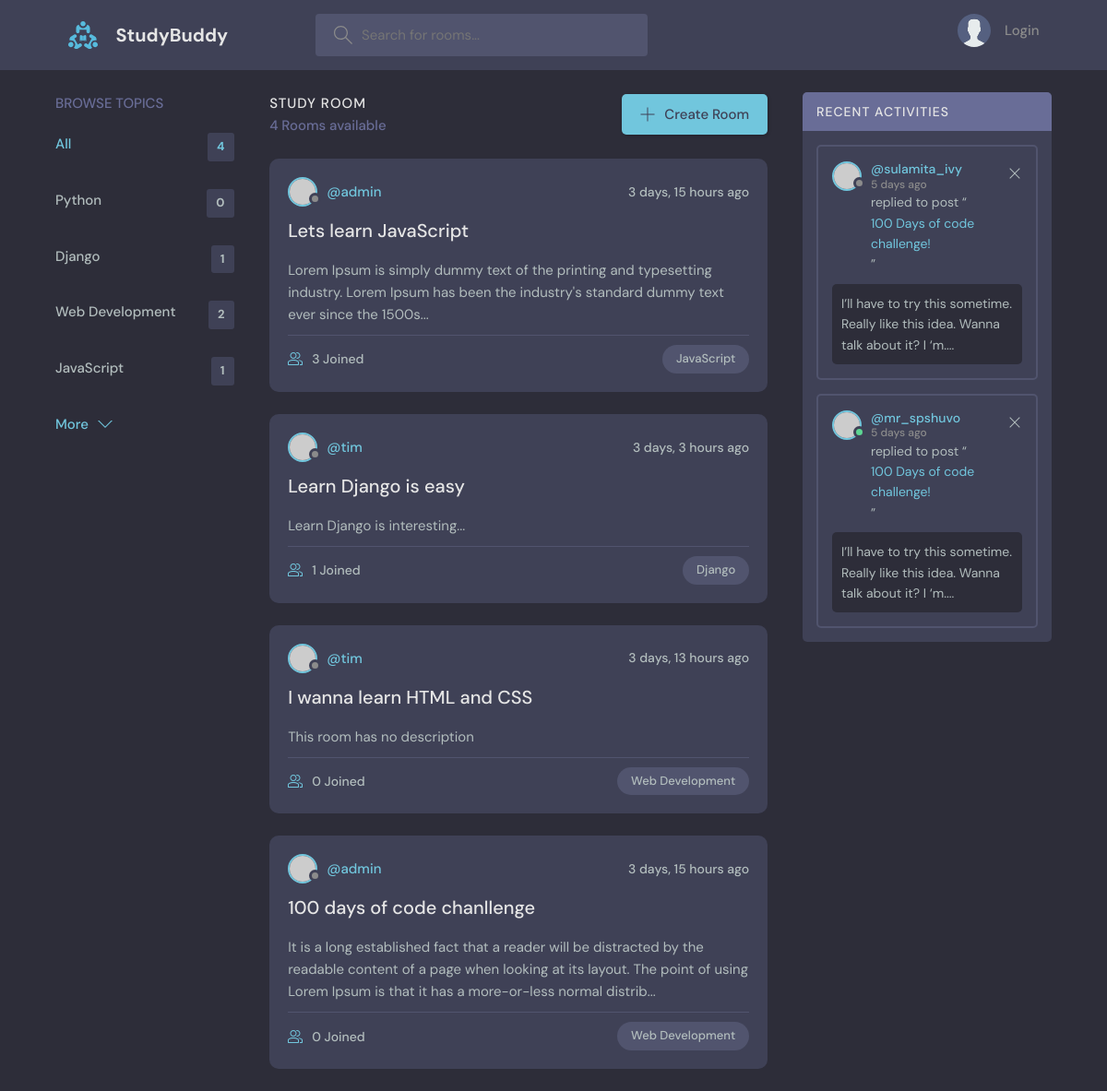
Before: / with the older database file.
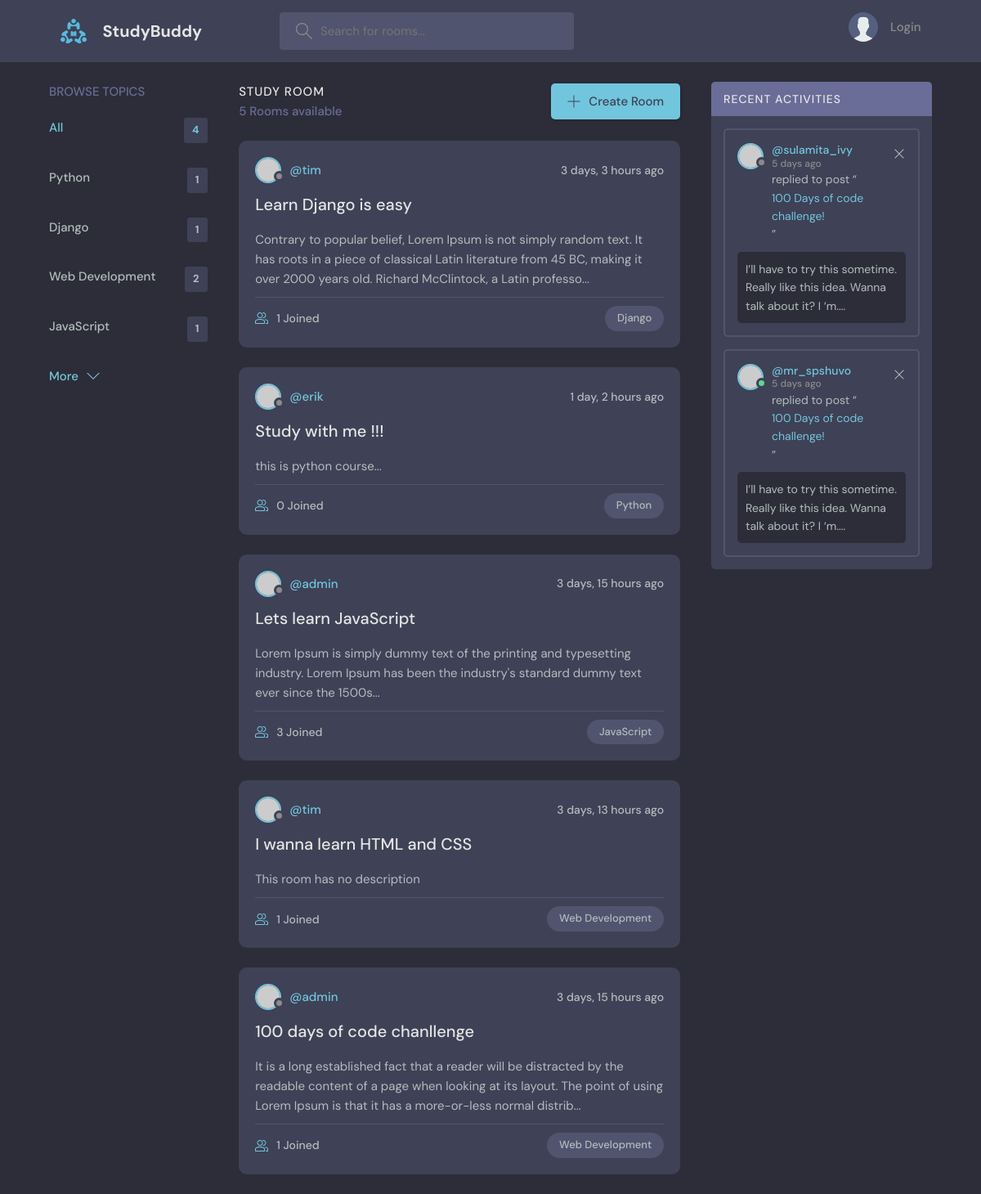
After: the same page with the newer database file.
### base/models.py (models this page shows, shortened)
class Topic(models.Model):
    name = models.CharField(max_length=200)

class Room(models.Model):
    host = models.ForeignKey(User, on_delete=models.SET_NULL, null=True)
    topic = models.ForeignKey(Topic, on_delete=models.SET_NULL, null=True)
    name = models.CharField(max_length=200)
    description = models.TextField(null=True, blank=True)
    participants = models.ManyToManyField(User, related_name='participants', blank=True)
    updated = models.DateTimeField(auto_now=True)
    created = models.DateTimeField(auto_now_add=True)
    class Meta:
        ordering = ['-updated', '-created']
    def short_description(self):
        return self.description[:200] if self.description else ''

### base/views.py (the view)
# urls.py: path('', views.home, name="home"),
def home(request):
    q = request.GET.get('q') if request.GET.get('q') != None else ''
    rooms = Room.objects.filter(
        Q(topic__name__icontains=q) |
        Q(name__icontains=q) |
        Q(description__icontains=q) |
        Q(host__username__icontains=q)
        )
    topics = Topic.objects.all()
    room_count = rooms.count()
    room_messages = Message.objects.filter(Q(room__topic__name__icontains=q))
    context = {'rooms':rooms, 'topics': topics, 'room_count':room_count, 'room_messages': room_messages}
    return render(request, 'base/home.html', context)

### base/templates/base/home.html (shortened to what this page needs)
{% extends "main.html" %}
{% block content %}
<main class="layout layout--3">
  <div class="container">
    {% include 'base/topic_component.html' %}
    <div class="roomList">
      <div class="roomList__header">
        <div>
          <h2>Study Room</h2>
          <p>{{room_count}} Rooms available</p>
        </div>
        <a class="btn btn--main" href="create-room.html">
          <svg version="1.1" xmlns="http://www.w3.org/2000/svg" width="32" height="32" viewBox="0 0 32 32">
            <title>add</title>
            <path
              d="M16.943 0.943h-1.885v14.115h-14.115v1.885h14.115v14.115h1.885v-14.115h14.115v-1.885h-14.115v-14.115z"
            ></path>
          </svg>
          Create Room
        </a>
      </div>
      {% include 'base/feed_component.html' %}
    </div>
    <div class="activities">
      <div class="activities__header">
        <h2>Recent Activities</h2>
      </div>
      <div class="activities__box">
        <div class="activities__boxHeader roomListRoom__header">
          <a href="profile.html" class="roomListRoom__author">
            <div class="avatar avatar--small">
              <img src="https://randomuser.me/api/portraits/women/11.jpg" />
            </div>
            <p>
              @sulamita_ivy
              <span>5 days ago</span>
            </p>
          </a>
          <div class="roomListRoom__actions">
            <a href="#">
              <svg version="1.1" xmlns="http://www.w3.org/2000/svg" width="32" height="32" viewBox="0 0 32 32">
                <title>remove</title>
                <path
                  d="M27.314 6.019l-1.333-1.333-9.98 9.981-9.981-9.981-1.333 1.333 9.981 9.981-9.981 9.98 1.333 1.333 9.981-9.98 9.98 9.98 1.333-1.333-9.98-9.98 9.98-9.981z"
                ></path>
              </svg>
            </a>
          </div>
        </div>
        <div class="activities__boxContent">
          <p>replied to post “<a href="room.html">100 Days of code challenge!</a>”</p>
          <div class="activities__boxRoomContent">
            I’ll have to try this sometime. Really like this idea. Wanna talk about it? I ‘m....
          </div>
        </div>
      </div>
      <div class="activities__box">
        <div class="activities__boxHeader roomListRoom__header">
          <a href="profile.html" class="roomListRoom__author">
            <div class="avatar avatar--small active">
              <img src="https://randomuser.me/api/portraits/men/13.jpg" />
            </div>
            <p>
              @mr_spshuvo
              <span>5 days ago</span>
            </p>
          </a>
          <div class="roomListRoom__actions">
            <a href="#">
              <svg version="1.1" xmlns="http://www.w3.org/2000/svg" width="32" height="32" viewBox="0 0 32 32">
                <title>remove</title>
                <path
                  d="M27.314 6.019l-1.333-1.333-9.98 9.981-9.981-9.981-1.333 1.333 9.981 9.981-9.981 9.98 1.333 1.333 9.981-9.98 9.98 9.98 1.333-1.333-9.98-9.98 9.98-9.981z"
                ></path>
              </svg>
            </a>
          </div>
        </div>
        <div class="activities__boxContent">
          <p>replied to post “<a href="room.html">100 Days of code challenge!</a>”</p>
          <div class="activities__boxRoomContent">
            I’ll have to try this sometime. Really like this idea. Wanna talk about it? I ‘m....
          </div>
        </div>
      </div>
    </div>
  </div>
</main>
{% endblock content %}

### base/templates/base/topic_component.html (shortened to what this page needs)
<div class="topics">
<div class="topics__header">
    <h2>Browse Topics</h2>
</div>
<ul class="topics__list">
    <li>
    <a href="{% url 'home' %}" class="active">All <span>{{topics.count}}</span></a>
    </li>
    {% for topic in topics %}
    <li>
    <a href="{% url 'home' %}?q={{topic.name}}">{{topic.name}} <span>{{topic.room_set.all.count}}</span></a>
    </li>
    {% endfor %}
</ul>
<a class="btn btn--link" href="topics.html">
    More
    <svg version="1.1" xmlns="http://www.w3.org/2000/svg" width="32" height="32" viewBox="0 0 32 32">
    <title>chevron-down</title>
    <path d="M16 21l-13-13h-3l16 16 16-16h-3l-13 13z"></path>
    </svg>
</a>
</div>

### base/templates/base/feed_component.html (shortened to what this page needs)
{% for room in rooms %}
<div class="roomListRoom">
    <div class="roomListRoom__header">
        <a href="{% url 'user-profile' room.host.id %}" class="roomListRoom__author">
        <div class="avatar avatar--small">
            <img src="https://randomuser.me/api/portraits/women/11.jpg" />
        </div>
        <span>@{{room.host.username}}</span>
        </a>
        <div class="roomListRoom__actions">
        <span>{{room.created|timesince}} ago</span>
        </div>
    </div>
    <div class="roomListRoom__content">
        <a href="{% url 'room' room.id %}">{{room.name}}</a>
        {% if room.short_description %}
            <p>{{room.short_description}}...</p>
        {% else %}
            <p>This room has no description</p>
        {% endif %}
    </div>
    <div class="roomListRoom__meta">
        <a href="{% url 'room' room.id %}" class="roomListRoom__joined">
        {{room.participants.all.count}} Joined
        </a>
        <p class="roomListRoom__topic">{{room.topic.name}}</p>
    </div>
</div>
{% endfor %}

Changed rows visible on the page:
computed for Topic "Python": room_set.all.count "0" → "1"
changed Room "Learn Django is easy": short_description "Learn Django is interesting" → "Contrary to popular belief, Lorem Ipsum is not simply random text. It has roots in a piece of classical Latin literature from 45 BC, making it over 2000 years old. Richard McClintock, a Latin professo"; moves up the list
added Room: host.username "erik", created "1 day, 2 hours", name "Study with me !!!", short_description "this is python course", participants.all.count "0", topic.name "Python"
computed for Room "I wanna learn HTML and CSS": participants.all.count "0" → "1"
computed for Room "100 days of code chanllenge": participants.all.count "0" → "1"
Other visible differences:
{{ room_count }}: "4" → "5"
